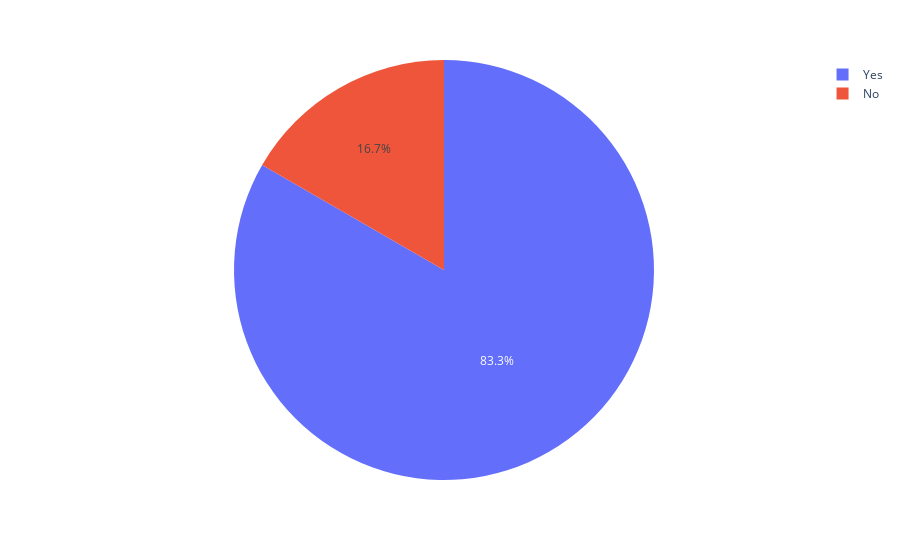

Source (notebook cell):
### Code cell
vis5_data = counter(df_csv, 'Q5')
fig5 = px.pie(data_frame=vis5_data, names='Q5', values='count')
fig5.show()

### Figure 1 — Plotly figure (JSON) as saved in the notebook; plotly's stock layout.template omitted (floating-point values rounded to 4 significant figures)
{"data": [{"domain": {"x": [0, 1], "y": [0, 1]}, "hovertemplate": "Q5=%{label}<br>count=%{value}<extra></extra>", "labels": ["No", "Yes"], "legendgroup": "", "name": "", "showlegend": true, "type": "pie", "values": [10, 50]}], "layout": {"legend": {"tracegroupgap": 0}, "margin": {"t": 60}}}
